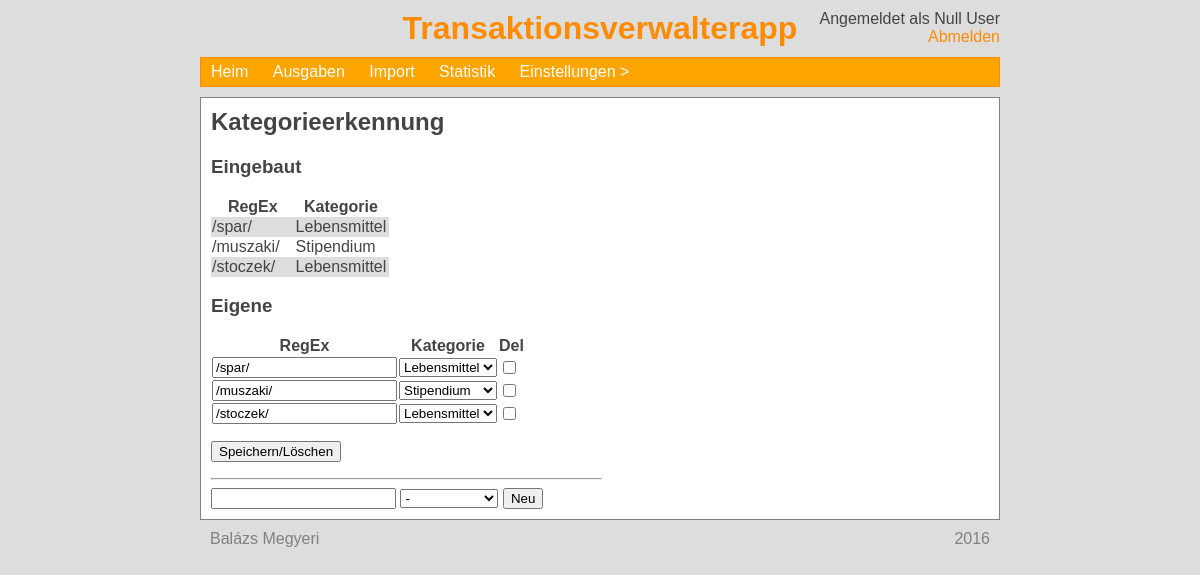
/set_autodetect.php (signed in), run on the app's committed database.
### tables this page shows
CREATE TABLE `user` (
  `no` int(11) NOT NULL,
  `user` varchar(50) NOT NULL,
  `password` char(40) NOT NULL,
  `name` varchar(50) NOT NULL,
  `email` varchar(100) NOT NULL
);

CREATE TABLE `category_detect` (
  `no` int(11) NOT NULL,
  `category` int(11) NOT NULL,
  `pattern` varchar(100) NOT NULL,
  `user` int(4) NOT NULL
);

CREATE TABLE `category` (
  `no` int(11) NOT NULL,
  `name` varchar(50) NOT NULL,
  `user` int(4) NOT NULL
);

### htdocs/set_autodetect.php (the view, shortened to what this page needs)
<?php
include "head.php";
$pagetitle = "Kategorieerkennung";
echo "<h2>$pagetitle</h2>";
$mysqli->real_query(
    "SELECT d.pattern, c.name
    FROM category_detect d
    JOIN category c ON d.category = c.no
    WHERE d.user = 0"
);
$result = $mysqli->use_result();
echo "<h3>Eingebaut</h3>";
echo "<table><tr><th>RegEx</th><th>Kategorie</th></tr>";
while ($row = $result->fetch_assoc()) {
    echo "<tr>";
    echo "<td style='padding-right:15px;'>".$row["pattern"]."</td><td>".
        $row["name"]."<td>";
    echo "</tr>";
}
echo "</table>";
echo categoryDropdown('load');
$mysqli->real_query("SELECT * FROM category_detect WHERE user = $userNo");
$result = $mysqli->use_result();
echo "<h3>Eigene</h3>";
echo "<form method='post'>";
echo "<table><tr><th>RegEx</th><th>Kategorie</th><th>Del</th></tr>";
while ($row = $result->fetch_assoc()) {
    $catName = $row["pattern"];
    $catNo   = $row["no"];
    echo "<tr><td>";
    echo "<input type='text' name='catName[]' value='$catName'>";
    echo "</td><td>";
    echo categoryDropdown($row["category"]);
    echo "</td><td>";
    echo "<input type='checkbox' name='catDel[]' value='$catNo'>";
    echo "</td></tr>";
}
echo "</table>";
echo "<p><input type='submit' name='catSave' value='Speichern/Löschen'></p>";
echo "</form>";
echo "<hr width='50%' align='left'>";
echo "<form method='post'>";
    echo "<input type='text' name='newCat'> ";
    echo categoryDropdown();
    echo " <input type='submit' value='Neu' name='new_submit'>";
echo "</form>";
include "foot.php";
?>

### htdocs/head.php (shortened to what this page needs)
<?php
include 'login.php';
$userNo = $_COOKIE['userNo'];
$mysqli->real_query(
    "SELECT *
    FROM user
    WHERE no = $userNo"
);
$result = $mysqli->use_result();
$row = $result->fetch_assoc();
$userName = $row['name'];
function categoryDropdown($chosen = 1) {
    global $categoriesArray;
    global $userNo;
    if (empty($categoriesArray)) {
        global $mysqli;
        $mysqli->real_query(
            "SELECT *
            FROM category
            WHERE user = $userNo
            OR user = 0 -- Közös kategóriák
            ORDER BY name"
        );
        $result = $mysqli->use_result();
        while ($row = $result->fetch_assoc()) {
            $categoriesArray[$row['no']] = $row['name'];
        }
    }
    if ($chosen == 'load') return;
    echo '<select name="category[]">';
    foreach ($categoriesArray as $no => $name) {
        echo '<option value="'.$no.'"'.($chosen == $no ? ' selected' : '').'>'.
            $name.'</option>';
    }
    echo '</select>';
    $ret = ob_get_contents();
    return $ret;
}
?>
<html>
<head>
    <link type="text/css" rel="stylesheet" href="/css/style.css">
    <link type="text/css" rel="stylesheet" href="/css/menu.css">
    <link type="text/css" rel="stylesheet" href="/css/alertbox.css">
</head>
<body>
    <div style="position:absolute; right:0px; text-align:right;">
        Angemeldet als <?php echo $userName; ?><br>
        <a href="/logout/">Abmelden</a>
    </div>
    <h1 id="title">Transaktionsverwalterapp</h1>
    <div id="menuBar"><nav><ul>
        <li><a href="/">Heim</a></li>
        <li><a href="/expenses">Ausgaben</a></li>
        <li><a href="/import">Import</a></li>
        <li><a href="/stats">Statistik</a></li>
        <li><a href="/settings">Einstellungen</a>
        </li>
    </ul></nav></div>
    <div id="main">

### htdocs/foot.php (shortened to what this page needs)
    </div>
    <div id="credits"><div style="float:right;">2016</div>Balázs Megyeri</div>
</body>
</html>

### htdocs/css/style.css (style rules this page uses)
body { background-color:#DDD; color: #444; width:800px; margin:auto; margin-top:10px; font-family: "Trebuchet MS", Helvetica, sans-serif; position:relative; }
div { overflow: auto; }
a { color: darkorange; text-decoration: none; }
div#main { background-color:white; border:1px solid grey; padding:10px; }
div#menuBar { background-color:orange; margin-bottom:10px; border:1px solid darkorange; overflow:visible; }
h1#title { color:darkorange; text-align: center; margin-bottom:10px; }
div#credits { padding:10px; color:grey; }
p:first-child, h1:first-child, h2:first-child, h3:first-child { margin-top:0; }
p:last-child, form:last-child { margin-bottom:0; }
table { border-collapse: collapse; }
tr:nth-child(even) { background-color:#DDD; }
tr:first-child { background:none; }

### htdocs/css/menu.css (style rules this page uses)
nav ul { padding:0; margin:0; list-style: none; position: relative; }
nav ul li { display:inline-block; }
nav a, nav a:hover { display:block; padding:0 10px; color:#FFF; line-height: 28px; text-decoration:none; }
li > a:after { content: ' >'; }
li > a:only-child:after { content: ''; }

### data on the page
user: name "Null User"
category_detect: pattern "/spar/", category.name "Lebensmittel", category "Lebensmittel"
category_detect: pattern "/muszaki/", category.name "Stipendium", category "Stipendium"
category_detect: pattern "/stoczek/", category.name "Lebensmittel", category "Lebensmittel -"

### other printed values
$pagetitle "Kategorieerkennung"
